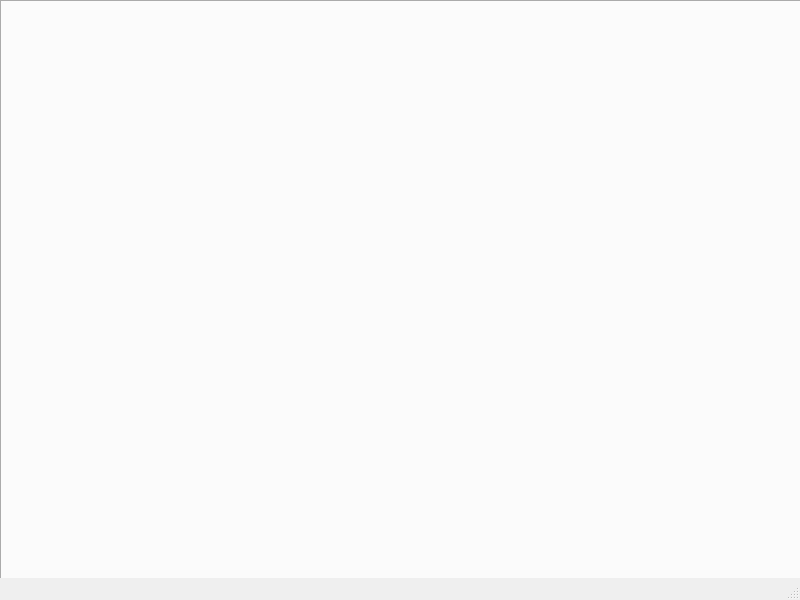
<?xml version="1.0" encoding="UTF-8"?>
<ui version="4.0">
 <class>FinalInterFace</class>
 <widget class="QMainWindow" name="FinalInterFace">
  <property name="geometry">
   <rect>
    <x>0</x>
    <y>0</y>
    <width>800</width>
    <height>600</height>
   </rect>
  </property>
  <property name="windowTitle">
   <string>FinalInterFace</string>
  </property>
  <widget class="QWidget" name="centralwidget">
   <widget class="QTabWidget" name="tabWidget">
    <property name="geometry">
     <rect>
      <x>0</x>
      <y>0</y>
      <width>801</width>
      <height>581</height>
     </rect>
    </property>
   </widget>
  </widget>
  <widget class="QMenuBar" name="menubar">
   <property name="geometry">
    <rect>
     <x>0</x>
     <y>0</y>
     <width>800</width>
     <height>23</height>
    </rect>
   </property>
  </widget>
  <widget class="QStatusBar" name="statusbar"/>
 </widget>
 <resources/>
 <connections/>
</ui>
